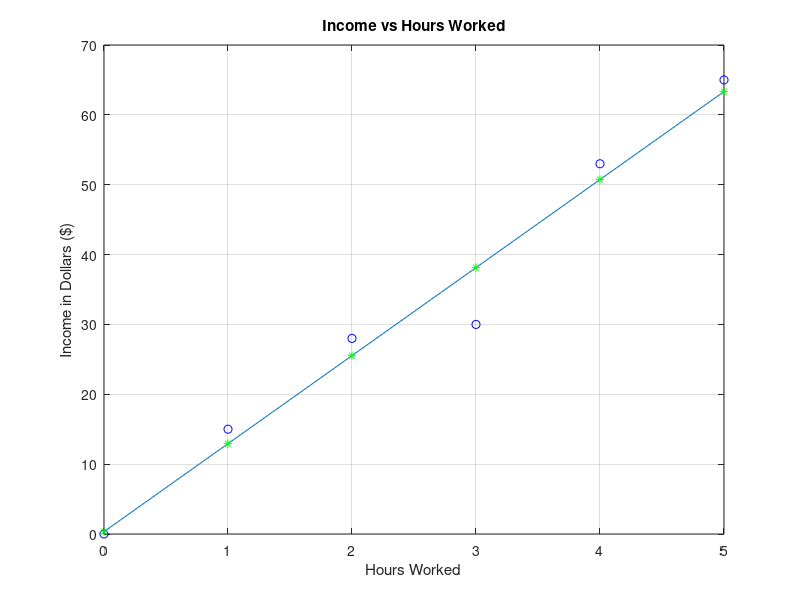

Write the MATLAB code that produced this figure.
% Command to clears all variables and resets the workspace
clear all

% Command to clear the command window
clc

% Defining a row vector to represent the hours
hours = [0 1 2 3 4 5]

% Defining a row vector to represent the income
income = [0 15 28 30 53 65]

% Fit a linear polynomial (degree 1) to the hours and income data
model = polyfit(hours, income, 1)

% Predict income values using the fitted model
predict = polyval(model, hours)

% Plot hours vs income with blue circles
plot(hours, income, 'bo')

% Retain the current plot
hold on

% Plot the predicted income values against hours worked
plot(hours, predict)

% Set the title of the plot
title("Income vs Hours Worked")

% Label the x-axis
xlabel('Hours Worked')

% Label the y-axis
ylabel('Income in Dollars ($)')

% Enable grid lines on the plot
grid on

% Predict income for 7.5 working hours
predicted_income = polyval(model, 7.5)

% Calculate the Parameters

N = 6;  % Number of data points
sum_x = sum(hours)
sum_y = sum(income)
sum_x2 = sum(hours.^2)
sum_xy = sum(hours .* income)

% Calculate m and b
m = (N*sum_xy - sum_x*sum_y) / (N*sum_x2 - sum_x^2)
b = (sum_y - m*sum_x) / N

% Number of Hours
Number_Of_Hours = (191 - b)/12.6

% Analytically Graph
y = m*hours + b

% Plot the graph
plot(hours, y, "*g")

% Release the current plot
hold off

# Green Colour - Analytical Line
# Blue Colur - Polyfit Line
# Blue Circles - Data Points
